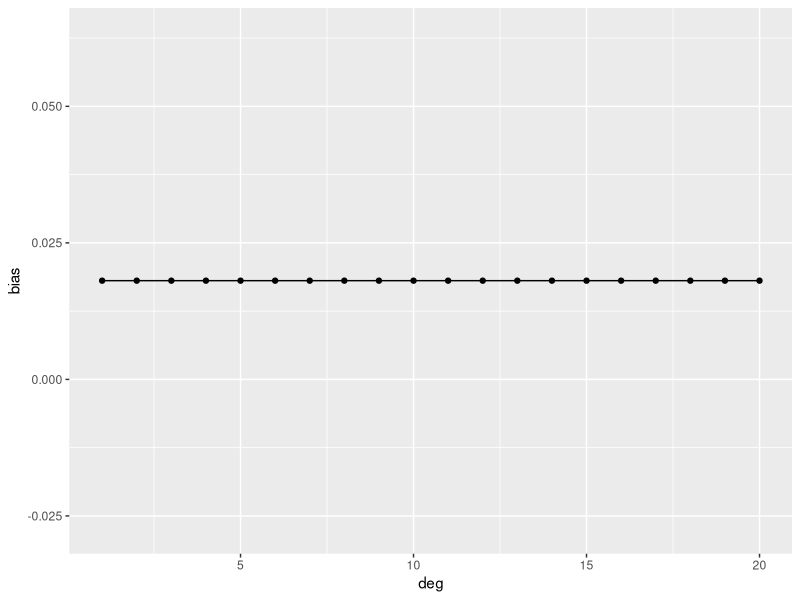

Write the R code that produced this figure.
library(ggplot2)
library(dplyr)
library(tidyr)

# function to rotate the matricies so that they are easier to work with
rotate <- function(x) t(apply(x, 2, rev))

recordData <- function(i, polyDegree, mse, bias, varience, eps) {
  mseVals[i, polyDegree] <<- mse
  biasVals[i, polyDegree] <<- bias
  varVals[i, polyDegree] <<- varience
  epsVals[i, polyDegree] <<- eps
  #browser()
}

runExperiment <- function(iteration, polyDegree) {
  ## Make the training set
  noise <- .5 # sigma
  epsilon <- rnorm(1, 0, noise)
  n <- 100 # training set size
  x <- runif(n, 0, 1) # the random numbers
  y <- trueFunction(x) + rnorm(n, 0, noise)
  #ggplot(NULL, aes(x, y)) + geom_point() + ggtitle("Training Set")
  
  # Predictions
  model <- lm(y~poly(x, polyDegree)) # a linear model using a first degree polynomial
  fhat_x0 <- predict(model, newdata=data.frame(x = x0))
  epsilon <- rnorm(1, 0, noise)
  y0 <- trueFunction(x0) + epsilon
  
  # Get the data that we want
  meanSquareError <- (y0-fhat_x0)^2
  bias <- trueFunction(x0) - fhat_x0
  varience <- fhat_x0
  epsilon # we also want to store this, even though we already have it
  recordData(i = iteration, polyDegree = polyDegree, mse = meanSquareError, bias = bias, varience = varience, eps = epsilon)
}

# Setup
x0 <- .5 # the x0
numDegrees <- 20
numIterations <- 100
trueFunction <- function(x) {
  sin(x * pi) # whatever we want to plot
}
mseVals <- matrix(nrow = numIterations, ncol = numDegrees)
biasVals <- matrix(nrow = numIterations, ncol = numDegrees)
varVals <- matrix(nrow = numIterations, ncol = numDegrees)
epsVals <- matrix(nrow = numIterations, ncol = numDegrees)
for (i in 1:numIterations) {
  for (degree in 1:numDegrees) {
    runExperiment(iteration = i, polyDegree = degree)     
    mean(mseVals[i, degree])
    var(varVals[i, degree])
    mean(biasVals[i, degree])^2
    var(epsVals[i, degree])
    
    mean(mseVals[i, degree])
    var(varVals[i, degree]) + mean(biasVals[i, degree])^2 + var(epsVals[i, degree])
  }
}

biasVals <- rotate(biasVals)

mv.df <- data.frame(deg = 1:numDegrees, bias = mean(biasVals))
ggplot(mv.df, aes(deg, bias)) + geom_point() + geom_line()